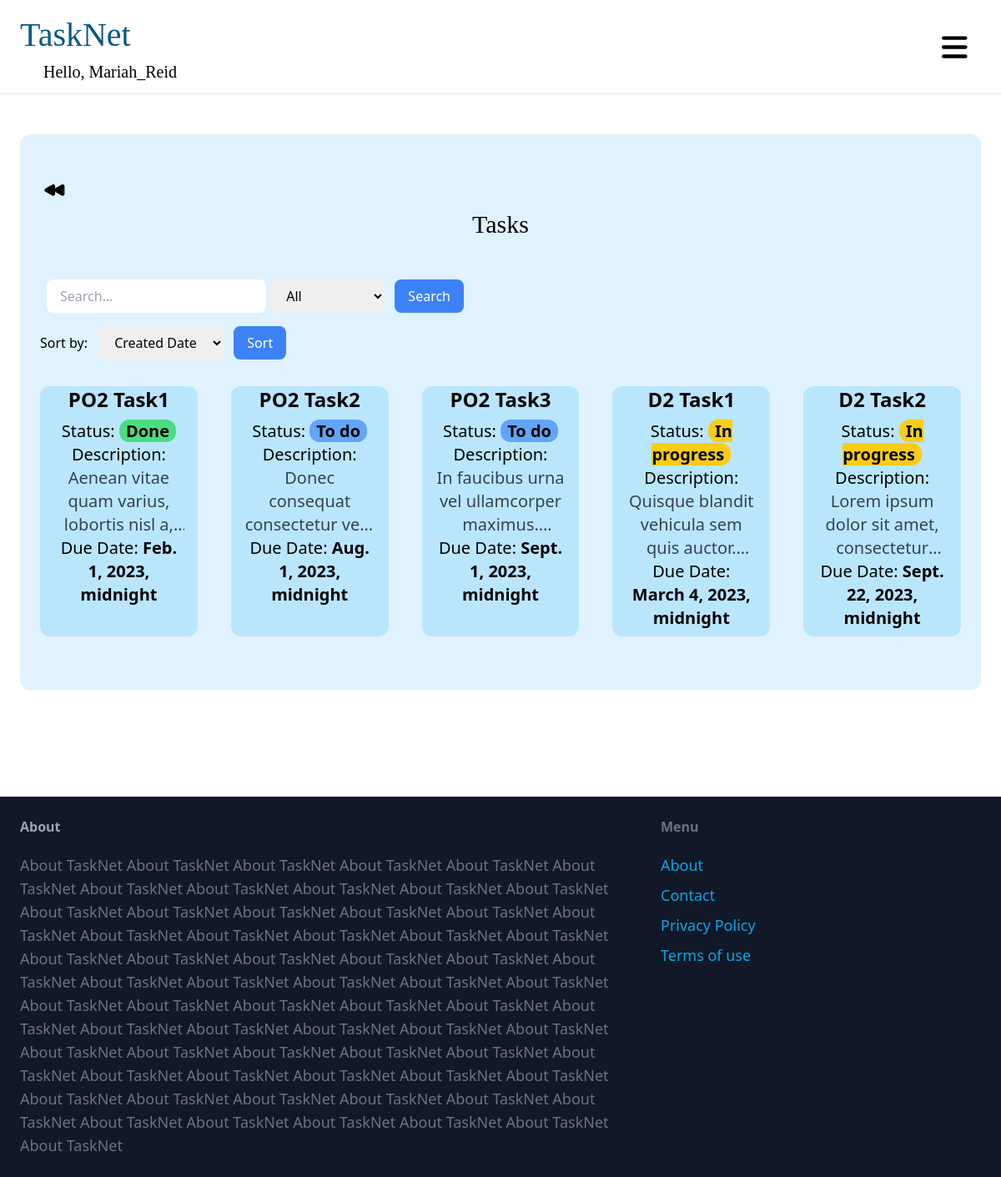
Page /kanban/tasks/ (signed in) on the committed database.
### core/models.py (models this page shows, shortened)
class CustomUser(AbstractUser):
    ROLE_CHOICES = (
        ('director', 'Director'),
        ('product_owner', 'Product Owner'),
        ('developer', 'Developer'),
        ('qa', 'Quality Assessment'),
        ('other', 'Other')
    )
    email = models.EmailField(unique=True)
    role = models.CharField(max_length=20, choices=ROLE_CHOICES)
    USERNAME_FIELD = 'email'
    REQUIRED_FIELDS = ['username']

### kanban/models.py (models this page shows, shortened)
class Task(models.Model):
    project = models.ForeignKey(Project, related_name='tasks', on_delete=models.CASCADE)
    title = models.CharField(max_length=255)
    description = models.TextField()
    created_at = models.DateTimeField(null=True, blank=True)
    created_by = models.ForeignKey(settings.AUTH_USER_MODEL, related_name='tasks', on_delete=models.CASCADE)
    assigned_to = models.ManyToManyField(settings.AUTH_USER_MODEL, related_name='assigned_tasks')
    status = models.CharField(max_length=20, choices=(
        ('TODO', 'To Do'),
        ('IN_PROGRESS', 'In Progress'),
        ('DONE', 'Done')
    ))
    due_date = models.DateTimeField(null=True, blank=True)
    class Meta:
        ordering = ('created_at',)

### kanban/views.py (the view)
# urls.py: path('tasks/', views.task_list, name='task_list'),
@login_required
def task_list(request):
    user = request.user
    assigned_to_me = request.GET.get('assigned_to_me')
    if user.role == 'director' and assigned_to_me:
        tasks = Task.objects.filter(assigned_to=user)
    elif user.role == 'director':
        tasks = Task.objects.all()
    elif user.role == 'product_owner':
        tasks = Task.objects.filter(Q(assigned_to=user) | Q(created_by=user) | Q(project__creator=request.user)).distinct()
    else:
        tasks = Task.objects.filter(Q(assigned_to=user) | Q(created_by=user)).distinct()
    status = request.GET.get('status', None)
    if status:
        tasks = tasks.filter(status=status)
    search_query = request.GET.get('search', None)
    if search_query:
        tasks = tasks.filter(title__icontains=search_query)
    sort_by = request.GET.get('sort_by', 'created_date')
    if sort_by == 'due_date':
        tasks = tasks.order_by('due_date')
    elif sort_by == 'created_date':
        tasks = tasks.order_by('created_at')
    context = {
        'title': 'Tasks',
        'tasks': tasks,
        'selected_status': status,
        'sort_by': sort_by,
        'assigned_to_me': assigned_to_me,  # Pass the assigned_to_me value to the template
        'user': user,  # Pass the user object to the template
    }
    return render(request, 'kanban/task_list.html', context)

### kanban/templates/kanban/task_list.html (shortened to what this page needs)
{% extends 'core/base.html' %}
{% load static %}
{% block content %}
<div class="mt-6 px-6 py-12 bg-sky-100 rounded-xl">
    <button onclick="goBack()">
    </button>
    <h2 class="mb-12 text-3xl text-center font-serif">Tasks</h2>
    <div class="mb-4 flex justify-start">
        <form method="GET" action="{% url 'kanban:task_list' %}">
            <input type="text" name="search" placeholder="Search..." class="ml-2 py-2 px-4 rounded-lg" value="{{ request.GET.search }}">
            <select name="status" class="py-2 px-4 rounded-lg">
                <option value="">All</option>
            </select>
            <button type="submit" class="ml-2 py-2 px-4 bg-blue-500 hover:bg-blue-700 rounded-lg text-white">Search</button>
            <p class="p-2"></p>
            <label for="sort_by" class="mr-2">Sort by:</label>
            <select name="sort_by" id="sort_by" class="py-2 px-4 rounded-lg">
                <option value="created_date" {% if sort_by == 'created_date' %}selected{% endif %}>Created Date</option>
            </select>
            <button type="submit" class="ml-2 py-2 px-4 bg-blue-500 hover:bg-blue-700 rounded-lg text-white">Sort</button>
            <p class="p-2"></p>
        </form>
    </div>
    <div class="grid grid-cols-5 gap-10">
        {% for task in tasks %}
        <div {% if task.status == 'TODO' %} class="mb-4 bg-sky-200 rounded-xl hover:bg-sky-300 hover:shadow-md hover:shadow-blue-700 transition-all duration-300"
            {% elif task.status == 'IN_PROGRESS' %} class="mb-4 bg-sky-200 rounded-xl hover:bg-sky-300 hover:shadow-md hover:shadow-yellow-700 transition-all duration-300"
            {% else %} class="mb-4 bg-sky-200 rounded-xl hover:bg-sky-300 hover:shadow-md hover:shadow-green-700 transition-all duration-300" {% endif %}>
            <a href="{% url 'kanban:task_detail' task.id %}">
                <h3 class="mb-2 text-2xl font-semibold text-center">
                    <span class="px-2 rounded-xl">{{ task.title }}</span>
                </h3>
                <h3 class="px-4 text-xl text-center">Status:
                    {% if task.status == 'TODO' %}
                        <span class="px-2 font-semibold bg-blue-400 rounded-xl">To do</span>
                    {% elif task.status == 'IN_PROGRESS' %}
                        <span class="px-2 font-semibold bg-yellow-400 rounded-xl">In progress</span>
                    {% else %}
                        <span class="px-2 font-semibold bg-green-400 rounded-xl">Done</span>
                    {% endif %}
                </h3>
                <h3 class="px-4 text-xl text-center">Description: <span class="text-gray-700" style=" display: -webkit-box; -webkit-line-clamp: 3; -webkit-box-orient: vertical; overflow: hidden;">{{ task.description }}</span></h3>
                <h3 class="px-4 text-xl text-center">Due Date: <span class="font-semibold">{{ task.due_date }}</span></h3>
            </a>
            <p class="pb-2"></p>
        </div>
        {% empty %}
        <p class="text-xl px-6 text-center">No tasks available.</p>
        {% endfor %}
    </div>
</div>
{% endblock %}

### core/templates/core/base.html (shortened to what this page needs)
<!DOCTYPE html>
<html>
    <head>
        <script src="https://cdn.tailwindcss.com"></script>
        <link rel="stylesheet" href="https://cdn.jsdelivr.net/gh/habibmhamadi/multi-select-tag/dist/css/multi-select-tag.css">
    </head>
    <body>
        <nav class="px-6 py-3 flex justify-between items-center border-b border-grey-200 bg-white" style="position: sticky; top: 0;">
            <a href="{% url 'kanban:board' %}" class="text-sky-800" style="font-size: 40px; font-family:Lucida Console;">TaskNet<h1 class="ml-7 text-xl text-black">{% if request.user.is_authenticated %}Hello, {{request.user.username}}{% endif %}</h1></a>
            <div class="relative space-x-1">
                    {% if request.user.is_authenticated %}
                        <button id="dropdown-trigger" class="flex items-center px-4 py-3 text-lg font-semibold rounded-xl transition-all duration-300 hover:outline-none" style="font-size: 20px; font-family:Lucida Console;">
                        </button>
                    {% endif %}
            </div>
        </nav>
        <div class="px-6 py-6 pb-32">
            {% block content %}
            {% endblock %}
        </div>
        <footer class="px-6 py-6 flex justify-between bg-gray-900">
            <div class="w-2/3 pr-10">
                <h3 class="mb-5 font-semibold text-gray-400">About</h3>
                <p class="text-lg text-gray-500">About TaskNet About TaskNet About TaskNet About TaskNet About TaskNet About TaskNet About TaskNet About TaskNet About TaskNet About TaskNet About TaskNet About TaskNet About TaskNet About TaskNet About TaskNet About TaskNet About TaskNet About TaskNet About TaskNet About TaskNet About TaskNet About TaskNet About TaskNet About TaskNet About TaskNet About TaskNet About TaskNet About TaskNet About TaskNet About TaskNet About TaskNet About TaskNet About TaskNet About TaskNet About TaskNet About TaskNet About TaskNet About TaskNet About TaskNet About TaskNet About TaskNet About TaskNet About TaskNet About TaskNet About TaskNet About TaskNet About TaskNet About TaskNet About TaskNet About TaskNet About TaskNet About TaskNet About TaskNet About TaskNet About TaskNet About TaskNet About TaskNet About TaskNet About TaskNet About TaskNet About TaskNet About TaskNet About TaskNet About TaskNet About TaskNet About TaskNet About TaskNet</p>
            </div>
            <div class="w-1/3">
                <h3 class="mb-5 font-semibold text-gray-500">Menu</h3>
                <ul class="space-y-2">
                    <li><a href="{% url 'core:about' %}" class="text-lg text-sky-500 hover:text-sky-700">About</a></li>
                    <li><a href="{% url 'core:contact' %}" class="text-lg text-sky-500 hover:text-sky-700">Contact</a></li>
                    <li><a href="{% url 'core:privacy_policy' %}" class="text-lg text-sky-500 hover:text-sky-700">Privacy Policy</a></li>
                    <li><a href="{% url 'core:terms_of_use' %}" class="text-lg text-sky-500 hover:text-sky-700">Terms of use</a></li>
                </ul>
            </div>
        </footer>
    </body>
</html>

### rows in the picture
CustomUser: user.username "Mariah_Reid"
Task: title "PO2 Task1", status "Done", description "Aenean vitae quam varius, lobortis nisl…", due_date "Feb. 1, 2023, midnight"
Task: title "PO2 Task2", status "To do", description "Donec consequat consectetur…", due_date "Aug. 1, 2023, midnight"
Task: title "PO2 Task3", status "To do", description "In faucibus urna vel ullamcorper…", due_date "Sept. 1, 2023, midnight"
Task: title "D2 Task1", status "In progress", description "Quisque blandit vehicula sem quis…", due_date "March 4, 2023, midnight"
Task: title "D2 Task2", status "In progress", description "Lorem ipsum dolor sit amet,…", due_date "Sept. 22, 2023, midnight"
